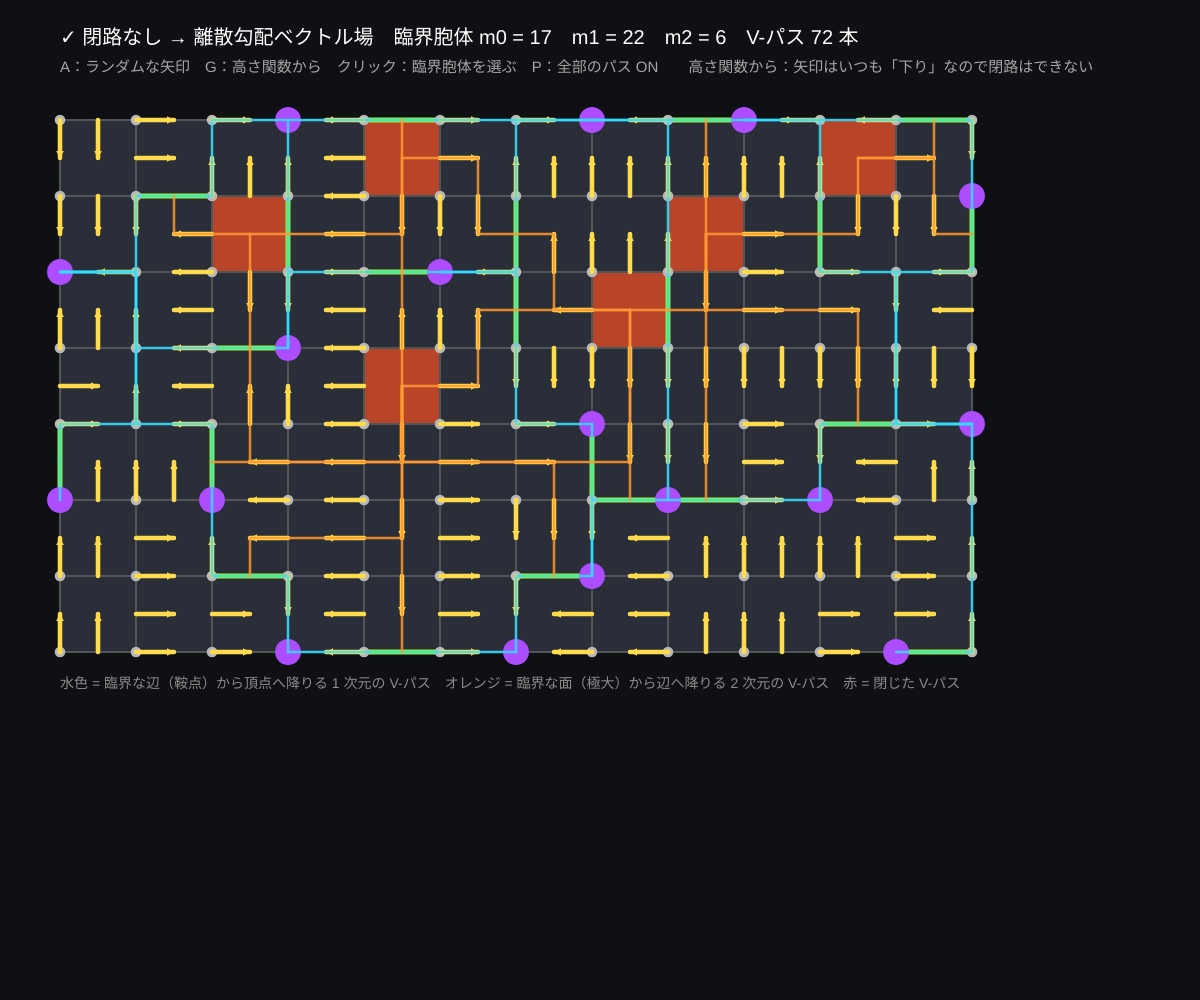
Frame 1 (no input)
Frame 60 (no input): identical to frame 1, image omitted
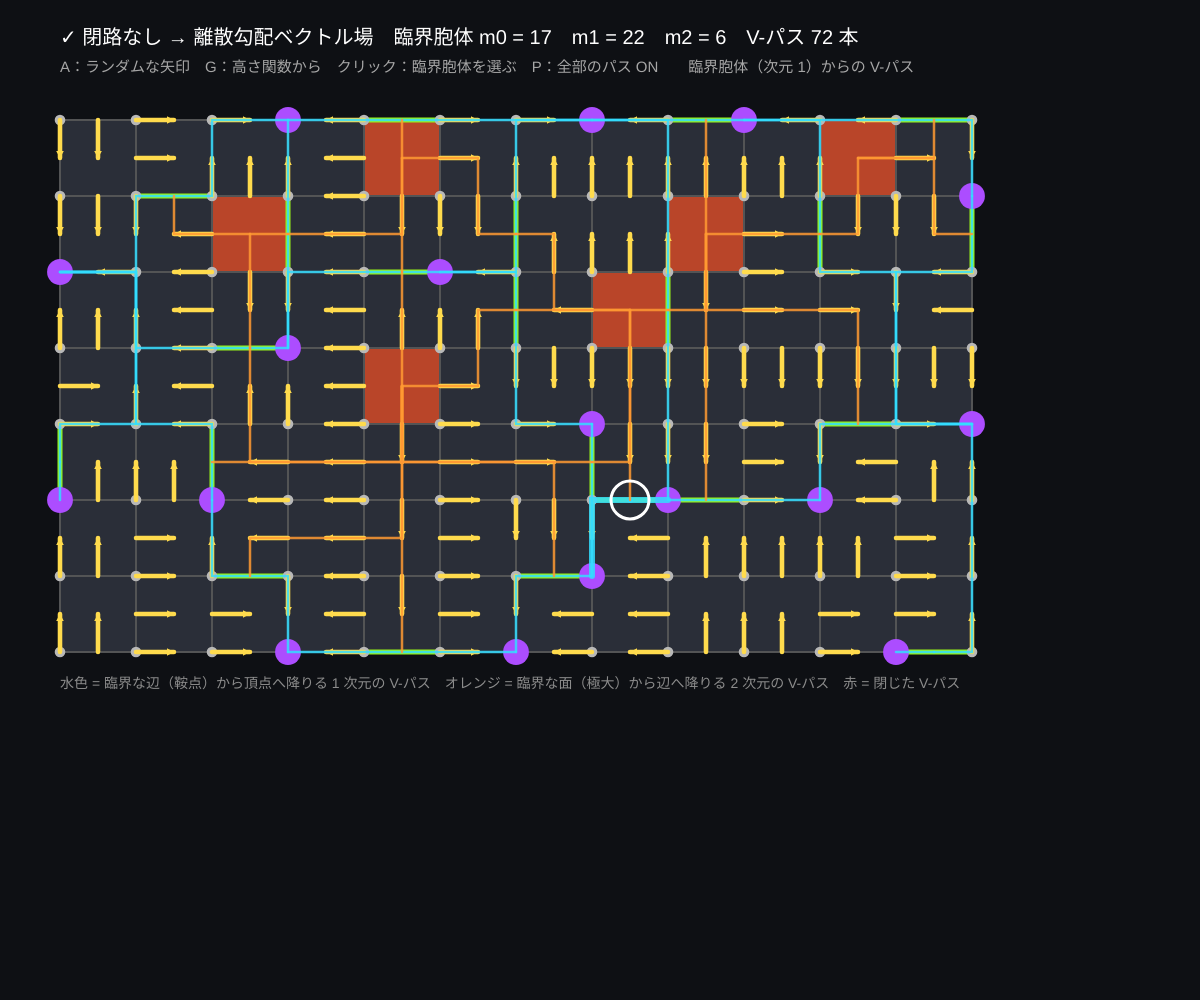
Frame 120 (the mouse pressed at the canvas centre since frame 60)

The p5.js sketch that drew these frames (run headless with seeded random() and noise() and a simulated clock; from frame 60 on, the mouse is pressed at the canvas centre):

// p5.js sketch
// ── sketch.js
// ============================================
// 04 V-パス ─ 矢印をたどる、閉路があったら勾配場ではない
// V-パス = 臨界胞体から矢印を「渡っては降りる」をくり返す列（面 → 辺 → 面 → 辺 … / 辺 → 頂点 → 辺 → 頂点 …）
//   矢印の集まりが「離散勾配ベクトル場」と呼べるのは、閉じた V-パス（閉路）がないときだけ
//   A のランダムな矢印にはたいてい閉路がある（赤く点滅）。G の高さ関数から作った矢印には絶対にない
// A = ランダムな矢印 / G = 高さ関数からの勾配場 / クリック = 臨界胞体を選んで V-パスを見る / P = 全部のパス
// ============================================

let nx = 12, ny = 7, cs = 76;     // ★ 格子の大きさ
let cx, pos, pair = [];
let ox = 60, oy = 120;
let cycles = [], inCycle = [];
let selected = -1, showAll = true, msg = '';

function setup() {
  createCanvas(windowWidth, windowHeight);
  colorMode(HSB, 360, 100, 100, 100);
  cx = makeGridComplex(nx, ny);
  pos = gridPositions(cx, ox, oy, cs);
  fromHeight();
}

function fromHeight() {
  noiseSeed(Math.floor(random(1000)));
  let h = []; for (let i = 0; i <= nx; i++) for (let j = 0; j <= ny; j++) h[cx.vid[i][j]] = noise(i * 0.45, j * 0.45) + 0.0001 * (i * 3 + j);
  pair = gradientFromHeight(cx, h);
  findCycles(); selected = -1;
  msg = '高さ関数から：矢印はいつも「下り」なので閉路はできない';
}
function randomField() {
  pair = new Array(cx.cells.length).fill(-1);
  let order = []; for (let a = 0; a < cx.cells.length; a++) for (let b of cx.cells[a].cofaces) order.push([a, b]);
  order.sort(() => random() - 0.5);
  for (let [a, b] of order) if (pair[a] < 0 && pair[b] < 0 && random() < 0.9) { pair[a] = b; pair[b] = a; }
  findCycles(); selected = -1;
  msg = 'ランダムな矢印：閉路が ' + cycles.length + ' 個';
}

// ★ 閉路を探す：胞体 c から「矢印の先の胞体の、c 以外の面」へ進むグラフで深さ優先探索
function findCycles() {
  let cells = cx.cells, n = cells.length;
  let next = (c) => (pair[c] >= 0 && cells[pair[c]].dim > cells[c].dim) ? cells[pair[c]].faces.filter((x) => x !== c) : [];
  let state = new Array(n).fill(0), stack = [];
  cycles = []; inCycle = new Array(n).fill(false);
  let dfs = (c) => {
    state[c] = 1; stack.push(c);
    for (let d of next(c)) {
      if (state[d] === 0) dfs(d);
      else if (state[d] === 1) {                         // 戻る辺 = 閉路
        let cyc = stack.slice(stack.indexOf(d)), full = [];
        for (let e of cyc) { full.push(e, pair[e]); inCycle[e] = true; inCycle[pair[e]] = true; }
        cycles.push(full);
      }
    }
    stack.pop(); state[c] = 2;
  };
  for (let c = 0; c < n; c++) if (state[c] === 0) dfs(c);
}

function drawPath(p, hue, wgt) {
  stroke(hue, 80, 100, 85); strokeWeight(wgt); noFill();
  beginShape(); for (let c of p) vertex(pos[c].x, pos[c].y); endShape();
}

function draw() {
  background(225, 30, 8);
  drawGridComplex(cx, pair, ox, oy, cs, true);
  // V-パス
  let paths = [];
  for (let c = 0; c < cx.cells.length; c++) if (pair[c] < 0 && cx.cells[c].dim > 0 && (showAll || c === selected)) for (let p of descendPaths(cx, pair, c, 300)) { p.from = c; paths.push(p); }
  for (let p of paths) drawPath(p, cx.cells[p.from].dim === 1 ? 190 : 30, p.from === selected ? 6 : 2.5);
  // 閉路（赤く点滅）
  if (cycles.length && (frameCount % 40) < 24) for (let cyc of cycles) {
    stroke(0, 90, 100); strokeWeight(7); noFill();
    beginShape(); for (let c of cyc) vertex(pos[c].x, pos[c].y); endShape(CLOSE);
  }
  if (selected >= 0) { noFill(); stroke(0, 0, 100); strokeWeight(3); circle(pos[selected].x, pos[selected].y, cs * 0.5); }

  let m = countCritical(cx, pair);
  fill(0, 0, 100); noStroke(); textSize(20); textAlign(LEFT, BASELINE);
  if (cycles.length) text('✗ 閉路が ' + cycles.length + ' 個 → これは勾配ベクトル場ではない（臨界胞体 m = ' + m.join(', ') + ' はあてにならない）', ox, 44);
  else text('✓ 閉路なし → 離散勾配ベクトル場　臨界胞体 m0 = ' + m[0] + '　m1 = ' + m[1] + '　m2 = ' + m[2] + '　V-パス ' + paths.length + ' 本', ox, 44);
  fill(0, 0, 65); textSize(15);
  text('A：ランダムな矢印　G：高さ関数から　クリック：臨界胞体を選ぶ　P：全部のパス ' + (showAll ? 'ON' : 'off') + '　　' + msg, ox, 72);
  fill(0, 0, 55); textSize(14);
  text('水色 = 臨界な辺（鞍点）から頂点へ降りる 1 次元の V-パス　オレンジ = 臨界な面（極大）から辺へ降りる 2 次元の V-パス　赤 = 閉じた V-パス', ox, oy + ny * cs + 36);
}

function mousePressed() {
  let best = -1, bd = cs * 0.4;
  for (let c = 0; c < cx.cells.length; c++) if (pair[c] < 0) { let d = dist(mouseX, mouseY, pos[c].x, pos[c].y); if (d < bd) { bd = d; best = c; } }
  selected = best;
  if (best >= 0) msg = '臨界胞体（次元 ' + cx.cells[best].dim + '）からの V-パス';
}

function keyPressed() {
  if (key === 'a' || key === 'A') randomField();
  if (key === 'g' || key === 'G') fromHeight();
  if (key === 'p' || key === 'P') showAll = !showAll;
}

// ---------- やってみよう ----------
// 1. A を押して閉路を見つけよう。閉路は「面 → 辺 → 面 → 辺」型と「辺 → 頂点 → 辺 → 頂点」型のどちら？
// 2. G の勾配場で、1 つの鞍点（臨界な辺）から出る V-パスは必ず 2 本。なぜ？
// 3. 極大（臨界な面）から出る V-パスは何本？ 枝分かれするのはどこ？
// 4. 閉路がないとき、矢印を全部たどると必ず臨界胞体で止まる。この性質を使うのが 05〜08


// ==================================================
// ここから下は「離散モース理論の道具」
//   格子の胞体複体をつくる・高さ関数から勾配場をつくる・V-パスをたどる・臨界胞体を数える・描く
// ==================================================

// 格子（nx × ny マス）の胞体複体。ident は辺の同一視：'none' | 'torus' | 'sphere' | 'klein'
//   mask(i, j) が false のマス（面）は入れない（穴のある複体をつくる）
//   返り値 cx：cells = [{ dim, verts, faces, cofaces }]（頂点 → 辺 → 面の順に番号）
//             vid[i][j]・eh[i][j]（横の辺）・ev[i][j]（縦の辺）・fid[i][j] = 格子の位置 → 胞体番号（なければ -1）


// ==================================================
// ここから下は「離散モース理論の道具」
//   格子の胞体複体をつくる・高さ関数から勾配場をつくる・V-パスをたどる・ベッチ数を数える・描く
// ==================================================

// 格子（nx × ny マス）の胞体複体。ident は辺の同一視：'none' | 'torus' | 'sphere' | 'klein'
//   mask(i, j) が false のマス（面）は入れない（穴のある複体をつくる）
//   返り値 cx：cells = [{ dim, verts, faces, cofaces }]（頂点 → 辺 → 面の順に番号）
//             vid[i][j]・eh[i][j]（横の辺）・ev[i][j]（縦の辺）・fid[i][j] = 格子の位置 → 胞体番号（なければ -1）
function makeGridComplex(nx, ny, ident, mask) {
  ident = ident || 'none';
  let canon = (i, j) => {
    if (ident === 'torus') { i = i % nx; j = j % ny; }
    else if (ident === 'klein') { if (i === nx) { i = 0; j = ny - j; } if (j === ny) j = 0; }
    else if (ident === 'sphere') { if (j === 0) { j = i; i = 0; } else if (i === nx) { i = j; j = ny; } }
    return i + ',' + j;
  };
  let cells = [], keyId = {};
  let getCell = (k, dim, verts) => { if (keyId[k] === undefined) { keyId[k] = cells.length; cells.push({ dim, verts, faces: [], cofaces: [] }); } return keyId[k]; };
  let vid = [], eh = [], ev = [], fid = [];
  for (let i = 0; i <= nx; i++) { vid[i] = []; eh[i] = []; ev[i] = []; fid[i] = []; for (let j = 0; j <= ny; j++) { vid[i][j] = -1; eh[i][j] = -1; ev[i][j] = -1; fid[i][j] = -1; } }
  let keep = (i, j) => i >= 0 && j >= 0 && i < nx && j < ny && (!mask || mask(i, j));
  for (let i = 0; i <= nx; i++) for (let j = 0; j <= ny; j++)
    if (keep(i, j) || keep(i - 1, j) || keep(i, j - 1) || keep(i - 1, j - 1)) { let v = getCell('v' + canon(i, j), 0, []); cells[v].verts = [v]; vid[i][j] = v; }
  // 辺は「格子のどの位置の辺か」で同一視する（同じ 2 頂点をもつ別の辺もあるので頂点の組では区別しない）
  let canonE = (i, j, dir) => {
    if (ident === 'torus') { i = i % nx; j = j % ny; }
    else if (ident === 'klein') { if (dir === 'h' && j === ny) j = 0; if (dir === 'v' && i === nx) { i = 0; j = ny - j - 1; } }
    else if (ident === 'sphere') { if (dir === 'h' && j === 0) { dir = 'v'; j = i; i = 0; } else if (dir === 'v' && i === nx) { dir = 'h'; i = j; j = ny; } }
    return 'e' + dir + i + ',' + j;
  };
  let addEdge = (k, a, b) => (a < 0 || b < 0 || a === b) ? -1 : getCell(k, 1, [Math.min(a, b), Math.max(a, b)]);
  for (let i = 0; i <= nx; i++) for (let j = 0; j <= ny; j++) {
    if (i < nx && (keep(i, j) || keep(i, j - 1))) eh[i][j] = addEdge(canonE(i, j, 'h'), vid[i][j], vid[i + 1][j]);
    if (j < ny && (keep(i, j) || keep(i - 1, j))) ev[i][j] = addEdge(canonE(i, j, 'v'), vid[i][j], vid[i][j + 1]);
  }
  for (let i = 0; i < nx; i++) for (let j = 0; j < ny; j++) {
    if (!keep(i, j)) continue;
    let vs = [...new Set([vid[i][j], vid[i + 1][j], vid[i][j + 1], vid[i + 1][j + 1]])].sort((a, b) => a - b);
    let f = getCell('f' + i + ',' + j, 2, vs);
    fid[i][j] = f;
    for (let e of [eh[i][j], eh[i][j + 1], ev[i][j], ev[i + 1][j]]) if (e >= 0) { cells[e].ncof = (cells[e].ncof || 0) + 1; if (!cells[f].faces.includes(e)) cells[f].faces.push(e); }
  }
  for (let c = 0; c < cells.length; c++) {
    if (cells[c].dim === 1) cells[c].faces = cells[c].verts.slice();
    for (let f of cells[c].faces) if (!cells[f].cofaces.includes(c)) cells[f].cofaces.push(c);
  }
  return { cells, nx, ny, vid, eh, ev, fid, ident };
}

// 高さ関数 h[頂点] から離散勾配場（ペアリング）をつくる（lower star 法：Robins ら 2011）
//   返り値 pair[胞体] = 矢印の相手の胞体番号、臨界なら -1
function gradientFromHeight(cx, h) {
  let cells = cx.cells, n = cells.length;
  let pair = new Array(n).fill(-1), done = new Array(n).fill(false);
  // 胞体の「値」= 頂点の高さを大きい順に並べた列（同じ高さは頂点番号で区別）
  let gval = cells.map((c) => c.verts.map((v) => [h[v], v]).sort((a, b) => b[0] - a[0] || b[1] - a[1]));
  let cmp = (a, b) => { let x = gval[a], y = gval[b]; for (let k = 0; k < Math.min(x.length, y.length); k++) { if (x[k][0] !== y[k][0]) return x[k][0] - y[k][0]; if (x[k][1] !== y[k][1]) return x[k][1] - y[k][1]; } return x.length - y.length; };
  for (let x = 0; x < n; x++) {
    if (cells[x].dim !== 0) continue;
    let inL = {}, L = [];                                   // x の lower star：x がいちばん高い頂点である胞体
    for (let e of cells[x].cofaces) if (gval[e][0][1] === x) { L.push(e); inL[e] = true; for (let f of cells[e].cofaces) if (gval[f][0][1] === x && !inL[f]) { L.push(f); inL[f] = true; } }
    done[x] = true;
    if (!L.length) continue;                                // 臨界な頂点（極小）
    let unpaired = (a) => cells[a].faces.filter((b) => inL[b] && !done[b]);
    let edges = L.filter((c) => cells[c].dim === 1).sort(cmp);
    let delta = edges[0];
    pair[x] = delta; pair[delta] = x; done[delta] = true;   // いちばん低い辺と x をペアに
    let pq0 = edges.slice(1), pq1 = [];
    let addCof = (a) => { for (let b of cells[a].cofaces) if (inL[b] && !done[b] && unpaired(b).length === 1 && !pq1.includes(b)) pq1.push(b); };
    addCof(delta);
    while (pq0.length || pq1.length) {
      while (pq1.length) {
        pq1.sort(cmp);
        let a = pq1.shift(), u = unpaired(a);
        if (u.length === 0) pq0.push(a);
        else { let b = u[0]; pair[a] = b; pair[b] = a; done[a] = done[b] = true; pq0 = pq0.filter((c) => c !== b); addCof(a); addCof(b); }
      }
      if (pq0.length) { pq0.sort(cmp); let g = pq0.shift(); done[g] = true; addCof(g); }   // g は臨界
    }
  }
  return pair;
}

// 臨界胞体 c（次元 k）から矢印をたどって下る V-パスをすべて集める（次元 k−1 の臨界胞体で終わる）
//   返り値：パス（胞体番号の列）の配列。閉路に出会ったパスには loop = true がつく
function descendPaths(cx, pair, c, maxLen) {
  let cells = cx.cells, out = [], path = [c], onPath = { [c]: true };
  let walk = () => {
    let a = path[path.length - 1];
    for (let b of cells[a].faces) {
      if (b === pair[a]) continue;
      let p = pair[b];
      if (p < 0) out.push(path.concat([b]));
      else if (cells[p].dim === cells[a].dim) {
        if (onPath[p]) { let q = path.concat([b, p]); q.loop = true; out.push(q); }
        else if (path.length < (maxLen || 4000)) { path.push(b, p); onPath[p] = true; walk(); path.pop(); path.pop(); onPath[p] = false; }
      }
    }
  };
  walk();
  return out;
}

// 臨界胞体の数 [m0, m1, m2]
function countCritical(cx, pair) {
  let m = [0, 0, 0];
  for (let i = 0; i < cx.cells.length; i++) if (pair[i] < 0) m[cx.cells[i].dim]++;
  return m;
}

// 各胞体の描く位置 pos[胞体] = { x, y }（頂点 = 格子点、辺 = 中点、面 = 中心。同一視された胞体は最初の位置）
function gridPositions(cx, ox, oy, cs) {
  let pos = new Array(cx.cells.length).fill(null);
  let put = (c, x, y) => { if (c >= 0 && !pos[c]) pos[c] = { x, y }; };
  for (let i = 0; i <= cx.nx; i++) for (let j = 0; j <= cx.ny; j++) {
    put(cx.vid[i][j], ox + i * cs, oy + j * cs);
    put(cx.eh[i][j], ox + (i + 0.5) * cs, oy + j * cs);
    put(cx.ev[i][j], ox + i * cs, oy + (j + 0.5) * cs);
    put(cx.fid[i][j], ox + (i + 0.5) * cs, oy + (j + 0.5) * cs);
  }
  return pos;
}

// 格子複体を描く（左上 ox, oy・1 マス cs）。臨界：頂点 = 紫、辺 = ライム、面 = コーラル。showArrows で矢印も描く
//   g を渡すとその createGraphics に描く（省略ならキャンバス）。onlyCritFaces なら臨界でない面は塗らない
function drawGridComplex(cx, pair, ox, oy, cs, showArrows, g, onlyCritFaces) {
  g = g || window;
  let { cells, nx, ny, vid, eh, ev, fid } = cx;
  g.noStroke();
  for (let i = 0; i < nx; i++) for (let j = 0; j < ny; j++) {
    let f = fid[i][j]; if (f < 0) continue;
    if (pair[f] < 0) g.fill(12, 80, 95, 75); else if (onlyCritFaces) continue; else g.fill(225, 25, 22);
    g.rect(ox + i * cs + 1, oy + j * cs + 1, cs - 2, cs - 2);
  }
  for (let i = 0; i <= nx; i++) for (let j = 0; j <= ny; j++) {
    let e = eh[i][j];
    if (e >= 0) { if (pair[e] < 0) { g.stroke(85, 90, 95); g.strokeWeight(5); } else { g.stroke(0, 0, 42); g.strokeWeight(1.5); } g.line(ox + i * cs, oy + j * cs, ox + (i + 1) * cs, oy + j * cs); }
    e = ev[i][j];
    if (e >= 0) { if (pair[e] < 0) { g.stroke(85, 90, 95); g.strokeWeight(5); } else { g.stroke(0, 0, 42); g.strokeWeight(1.5); } g.line(ox + i * cs, oy + j * cs, ox + i * cs, oy + (j + 1) * cs); }
  }
  g.noStroke();
  for (let i = 0; i <= nx; i++) for (let j = 0; j <= ny; j++) {
    let v = vid[i][j]; if (v < 0) continue;
    if (pair[v] < 0) { g.fill(272, 70, 100); g.circle(ox + i * cs, oy + j * cs, cs * 0.34); } else { g.fill(0, 0, 72); g.circle(ox + i * cs, oy + j * cs, Math.max(3, cs * 0.14)); }
  }
  if (!showArrows) return;
  let half = cs / 2;
  for (let i = 0; i <= nx; i++) for (let j = 0; j <= ny; j++) {
    let x = ox + i * cs, y = oy + j * cs, v = vid[i][j];
    if (v >= 0 && pair[v] >= 0) {                                        // 頂点 → 辺
      let p = pair[v];
      if (i < nx && eh[i][j] === p) drawArrow(x, y, x + half, y, cs, g);
      if (i > 0 && eh[i - 1][j] === p) drawArrow(x, y, x - half, y, cs, g);
      if (j < ny && ev[i][j] === p) drawArrow(x, y, x, y + half, cs, g);
      if (j > 0 && ev[i][j - 1] === p) drawArrow(x, y, x, y - half, cs, g);
    }
    let e = eh[i][j];
    if (e >= 0 && pair[e] >= 0 && cells[pair[e]].dim === 2) {            // 横の辺 → 面
      if (j < ny && fid[i][j] === pair[e]) drawArrow(x + half, y, x + half, y + half, cs, g);
      if (j > 0 && fid[i][j - 1] === pair[e]) drawArrow(x + half, y, x + half, y - half, cs, g);
    }
    e = ev[i][j];
    if (e >= 0 && pair[e] >= 0 && cells[pair[e]].dim === 2) {            // 縦の辺 → 面
      if (i < nx && fid[i][j] === pair[e]) drawArrow(x, y + half, x + half, y + half, cs, g);
      if (i > 0 && fid[i - 1][j] === pair[e]) drawArrow(x, y + half, x - half, y + half, cs, g);
    }
  }
}

function drawArrow(x1, y1, x2, y2, cs, g) {
  g = g || window;
  let a = Math.atan2(y2 - y1, x2 - x1), hd = Math.min(8, cs * 0.22);
  g.stroke(48, 70, 100); g.strokeWeight(Math.max(1.5, cs * 0.06));
  g.line(x1, y1, x2, y2);
  g.noStroke(); g.fill(48, 70, 100);
  g.triangle(x2, y2, x2 - hd * Math.cos(a - 0.5), y2 - hd * Math.sin(a - 0.5), x2 - hd * Math.cos(a + 0.5), y2 - hd * Math.sin(a + 0.5));
}
